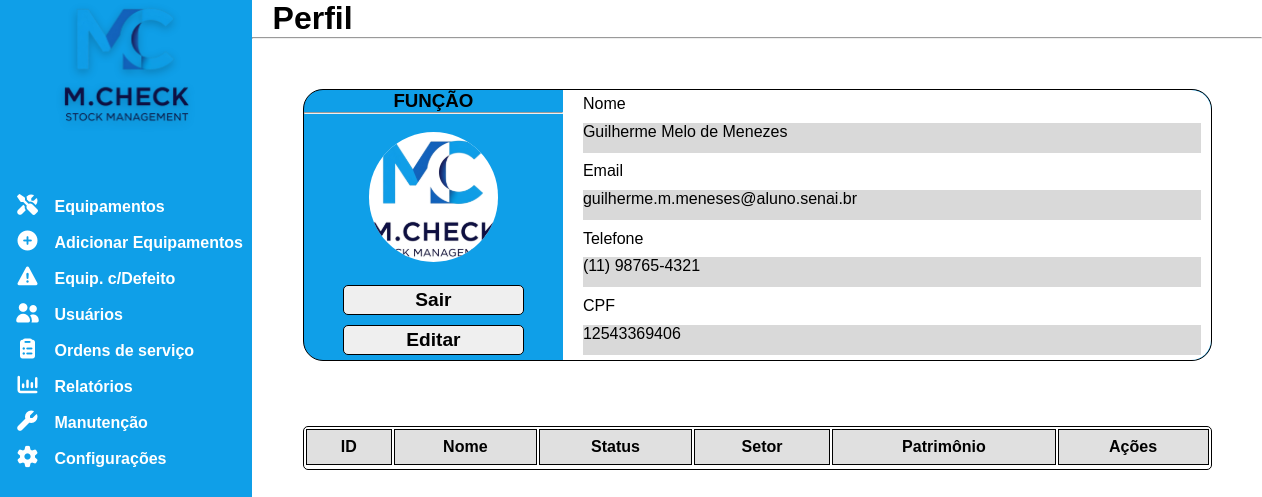
The app's page /Perfil/perfil.php (signed in), older data.
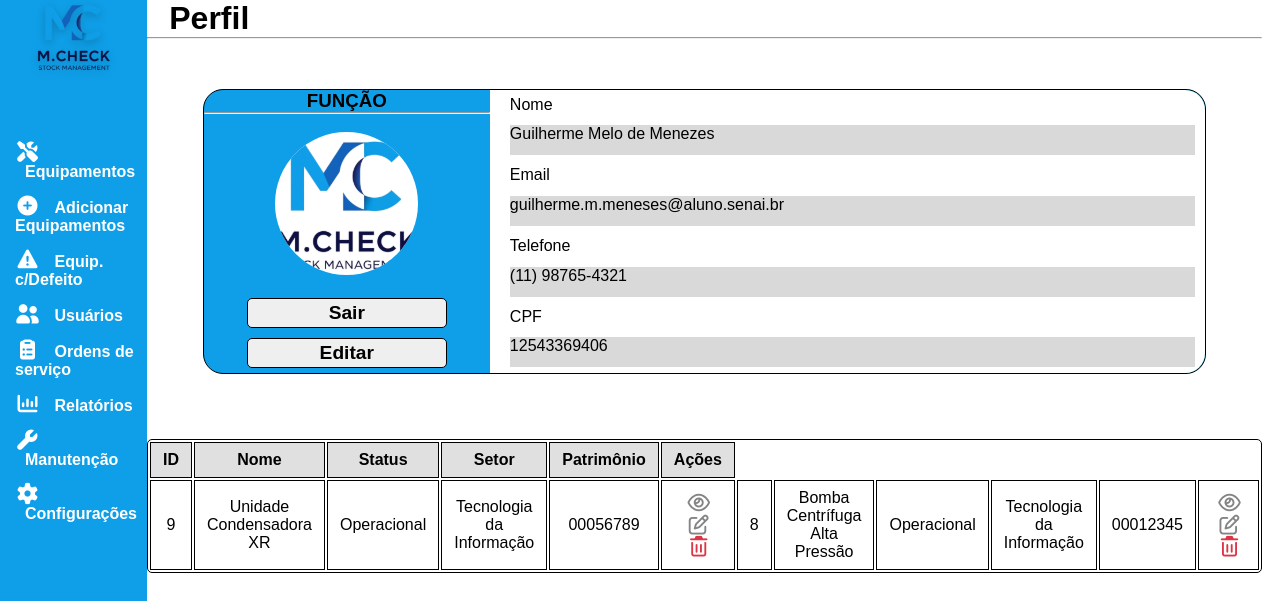
The same page, newer data.
### tables this page shows
CREATE TABLE IF NOT EXISTS `equipamentos` (
  `equipamento_id` int NOT NULL AUTO_INCREMENT,
  `nome_equipamento` varchar(255) NOT NULL,
  `tipo_equipamento` varchar(100) NOT NULL,
  `status` enum('Em manutenção','Precisa de reparo','Operacional') NOT NULL,
  `localizacao` varchar(255) NOT NULL,
  `fabricante` varchar(100) NOT NULL,
  `numero_modelo` varchar(100) DEFAULT NULL,
  `numero_serie` varchar(100) DEFAULT NULL,
  `criticidade` enum('alta','media','baixa') DEFAULT NULL,
  `departamento` varchar(100) NOT NULL,
  `atribuido_a` enum('Tecnologia da Informação','Saúde e Bem-Estar','Serviços Financeiros','Varejo e Comércio','Educação','Construção Civil','Indústria Manufatureira','Mídia e Entretenimento','Governo e Setor Público','Turismo e Hotelaria','Serviços Imobiliários','Biotecnologia','Sustentabilidade e Meio Ambiente','Marketing e Publicidade','Indústria Alimentícia','Consultoria','Setor Agrícola','Energia','Transporte e Logística','Recursos Humanos') DEFAULT NULL,
  `data_instalacao` date NOT NULL,
  `data_compra` date NOT NULL,
  `custo_compra` decimal(10,2) NOT NULL,
  `data_termino_garantia` date NOT NULL,
  `especificacoes` text,
  `dados_uso` text NOT NULL,
  `notas` text,
  `data_registro` datetime NOT NULL DEFAULT CURRENT_TIMESTAMP,
  `ultima_atualizacao` datetime NOT NULL DEFAULT CURRENT_TIMESTAMP ON UPDATE CURRENT_TIMESTAMP,
  `patrimonio` varchar(18) NOT NULL,
  `cnpj_empresa` varchar(18) NOT NULL,
  PRIMARY KEY (`equipamento_id`),
  UNIQUE KEY `numero_serie` (`numero_serie`),
  KEY `FK_equipamentos_empresas` (`cnpj_empresa`),
  KEY `FK_equipamentos_setores` (`atribuido_a`),
  CONSTRAINT `FK_equipamentos_empresas` FOREIGN KEY (`cnpj_empresa`) REFERENCES `empresas` (`cnpj`),
  CONSTRAINT `FK_equipamentos_setores` FOREIGN KEY (`atribuido_a`) REFERENCES `setores` (`setores`)
);

### Perfil/perfil.php (the view, shortened to what this page needs)
<?php
include_once('../php/config.php');
$setor = $_SESSION['setor'];
try {
    $stmt = $conn->prepare("SELECT * FROM equipamentos WHERE atribuido_a = ? ORDER BY equipamento_id DESC");
    $stmt->execute([$setor]);
    $equipamentos = $stmt->fetchAll(PDO::FETCH_ASSOC);
} catch (PDOException $e) {
    echo "Erro ao buscar os dados: " . $e->getMessage();
    exit();
}
?>
<!DOCTYPE html>
<html lang="pt-br">
<head>
    <link rel="stylesheet" href="https://cdnjs.cloudflare.com/ajax/libs/font-awesome/7.0.0/css/all.min.css" />
    <link rel="stylesheet" href="perfil.css">
</head>
<body>
    <main>
        <nav>
            <img class="nav" src="../logo.svg" alt="">
            <ul>
                <li>
                    <i class="fa-solid fa-screwdriver-wrench"></i>
                    <a href="">Equipamentos</a>
                </li>
                <li>
                    <i class="fas fa-plus-circle"></i>
                    <a href="">Adicionar Equipamentos</a>
                </li>
                <li>
                    <i class="fas fa-exclamation-triangle"></i>
                    <a href="">Equip. c/Defeito</a>
                </li>
                <li>
                    <i class="fa-solid fa-user-group"></i>
                    <a href="">Usuários</a>
                </li>
                <li>
                    <i class="fas fa-clipboard-list"></i>
                    <a href="">Ordens de serviço</a>
                </li>
                <li>
                    <i class="fas fa-chart-column"></i>
                    <a href="">Relatórios</a>
                </li>
                <li>
                    <i class="fa-solid fa-wrench"></i>
                    <a href="">Manutenção</a>
                </li>
                <li>
                    <i class="fa-solid fa-gear"></i>
                    <a href="">Configurações</a>
                </li>
            </ul>
        </nav>
        <form action="" method="post">
            <h1>Perfil</h1>
            <hr>
            <article>
                <section class="card">
                    <header>
                        <h3>FUNÇÃO</h3>
                        <hr><br>
                        <img src="../Cadastro Usuário/logo.svg" alt="Foto do usuário"><br>
                        <button>Sair</button>
                        <button>Editar</button>
                    </header>
                    <dl>
                        <dt>Nome</dt>
                        <dd><?php echo htmlspecialchars($_SESSION['username']); ?></h2></dd>
                        <dt>Email</dt>
                        <dd><?php echo htmlspecialchars($_SESSION['email']); ?></h2></dd>
                        <dt>Telefone</dt>
                        <dd><?php echo htmlspecialchars($_SESSION['telefone']); ?></h2></dd></dd>
                        <dt>CPF</dt>
                        <dd><?php echo htmlspecialchars($_SESSION['cpf']); ?></h2></dd></dd>
                    </dl>
                </section>
            </article>
            <section class="s-table">
                <table class="table">
                    <thead>
                        <tr>
                            <th>ID</th>
                            <th>Nome</th>
                            <th>Status</th>
                            <th>Setor</th>
                            <th>Patrimônio</th>
                            <th>Ações</th>
                        </tr>
                    </thead>
                    <tbody>
                        <tr>
                            <?php if ($equipamentos): ?>
                            <?php foreach ($equipamentos as $equip): ?>
                            <td><?= htmlspecialchars($equip['equipamento_id']) ?></td>
                            <td><?= htmlspecialchars($equip['nome_equipamento']) ?></td>
                            <td><?= htmlspecialchars($equip['status']) ?></td>
                            <td><?= htmlspecialchars($equip['atribuido_a']) ?></td>
                            <td><?= htmlspecialchars($equip['patrimonio']) ?></td>
                            <td>
                                <button><i class="fa-regular fa-eye"></i></button>
                                <button><i class="fa-regular fa-pen-to-square"></i></button>
                                <button><i class="fa-regular fa-trash-can"></i></button>
                            </td>
                            <?php endforeach; ?>
                            <?php endif; ?>
                        </tr>
                    </tbody>
                </table>
            </section>
        </form>
    </main>
</body>
</html>

### Perfil/perfil.css (style rules this page uses)
* { margin: 0; font-family: Arial, Helvetica, sans-serif; box-sizing: border-box; }
main { width: 100vw; height: 100vh; display: flex; }
nav { background: #0F9FE8; width: 25vw; text-align: center; }
nav img { width: 50%; margin-bottom: 50px; filter: drop-shadow(0 0.2rem 0.25rem rgba(0, 0, 0, 0.2)); }
ul { width: auto; padding: 0; text-align: left; list-style-type: none; }
li { width: auto; margin: 15px 0 5px 15px; }
i { font-size: 20px; color: #fff; }
a { margin-left: 10px; color: #fff; text-decoration: none; font-weight: bold; }
form { width: 100%; height: auto; }
form h1 { margin-left: 2%; }
article { width: 100%; height: auto; display: flex; justify-content: center; }
header { width: 40%; display: flex; flex-direction: column; }
header h3 { align-self: center; }
header img { background: #fff; width: 50%; align-self: center; border-radius: 50%; }
header button { width: 70%; height: 30px; align-self: center; margin: 5px 0; border: 1px solid #000; border-radius: 5px; font-size: larger; font-weight: bold; }
.card { background-color: #0F9FE8; width: 90%; margin: 50px; display: flex; border: 1px solid #000; border-radius: 20px; }
dl { background: #fff; width: 100%; display: flex; flex-direction: column; justify-content: space-around; border-radius: 0 20px 20px 0; }
dt, dd { margin: 0 10px 0 20px; }
dd { background: #D9D9D9; height: 30px; }
.s-table { height: auto; display: flex; justify-content: center; }
.table { width: 90%; margin: 15px 0; border: 1px solid #000; border-radius: 5px; border-collapse: separate; }
th, td { padding: 8px 12px; border: 1px solid #000; text-align: center; }
thead { background: #e0e0e0; }
td button { border: none; width: 35px; background: none; }
i.fa-eye { color: #848484; }
i.fa-pen-to-square { color: #848484; }
i.fa-trash-can { color: #dc3545; }

Row changes from the older to the newer data that the page shows:
added equipamentos: equipamento_id "9", nome_equipamento "Unidade Condensadora XR", status "Operacional", atribuido_a "Tecnologia da Informação", patrimonio "00056789"
added equipamentos: equipamento_id "8", nome_equipamento "Bomba Centrífuga Alta Pressão", status "Operacional", atribuido_a "Tecnologia da Informação", patrimonio "00012345"
